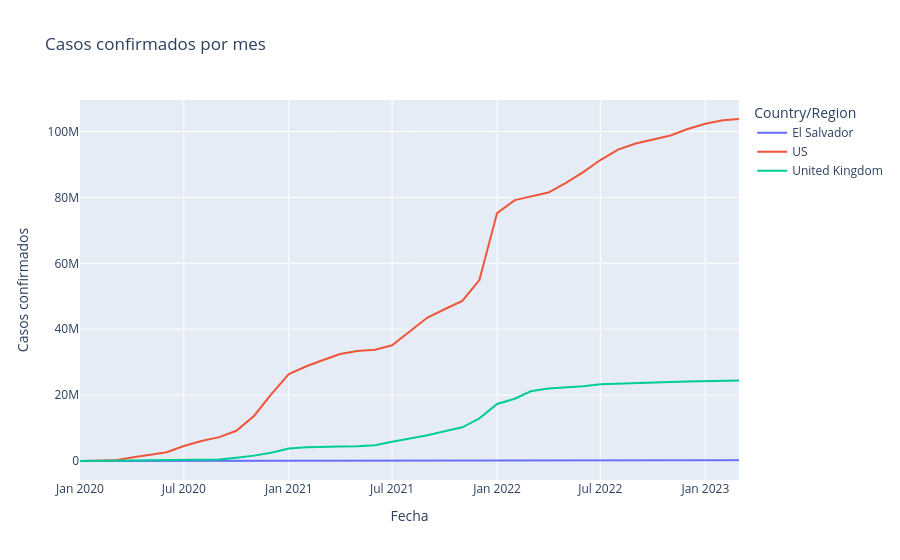

Notebook code cell kept with this figure:
### Markdown cell above
Ok, eh, hay un problema con los datos. La idea es que la gráfica muestre la cantidad de casos confirmados por país, y para eso se usó la función `groupby` por país y por mes; para así hacer la línea de tiempo. Lo que se hizo con los datos fue sumarlos. Ahora... la situación es que... Estados Unidos tiene 3.15 mil millones de casos confirmados para Enero del 2023. Más casos que población.
Esto significa que los datos obtenidos no son de los casos confirmados nuevos por día... Sino que es una acumulación de los casos confirmados por cada día. Ya se hace una suma de los casos de días anteriores para un nuevo día; o esa es una posibilidad. Entonces, puede que lo mejor sea obtener el máximo por cada mes.

### Code cell
real_result = df.groupby(['Country/Region', 'YearMonth'])['Confirmed'].max().reset_index()

new_subset = real_result[real_result['Country/Region'].isin(countries)]
new_subset['YearMonth'] = new_subset['YearMonth'].dt.strftime('%Y-%m')

fig = plt.line(
    new_subset,
    x = 'YearMonth',
    y = 'Confirmed',
    color = 'Country/Region',
    title = 'Casos confirmados por mes'
)

fig.update_layout(
    xaxis_title = 'Fecha',
    yaxis_title = 'Casos confirmados',
    hovermode = 'x unified'
)

fig.show()

### Figure 1 — Plotly figure (JSON) as saved in the notebook; plotly's stock layout.template omitted (floating-point values rounded to 4 significant figures)
{"data": [{"hovertemplate": "Country/Region=El Salvador<br>YearMonth=%{x}<br>Confirmed=%{y}<extra></extra>", "legendgroup": "El Salvador", "line": {"color": "#636efa", "dash": "solid"}, "marker": {"symbol": "circle"}, "mode": "lines", "name": "El Salvador", "orientation": "v", "showlegend": true, "type": "scatter", "x": ["2020-01", "2020-02", "2020-03", "2020-04", "2020-05", "2020-06", "2020-07", "2020-08", "2020-09", "2020-10", "2020-11", "2020-12", "2021-01", "2021-02", "2021-03", "2021-04", "2021-05", "2021-06", "2021-07", "2021-08", "2021-09", "2021-10", "2021-11", "2021-12", "2022-01", "2022-02", "2022-03", "2022-04", "2022-05", "2022-06", "2022-07", "2022-08", "2022-09", "2022-10", "2022-11", "2022-12", "2023-01", "2023-02", "2023-03"], "xaxis": "x", "y": [0, 0, 32, 395, 2517, 6438, 16632, 25729, 29077, 33826, 38941, 46242, 54966, 60181, 64726, 69198, 73702, 78766, 86620, 94060, 104348, 113422, 119803, 121945, 135109, 156364, 161052, 162089, 162755, 169646, 190818, 201785, 201785, 201785, 201785, 201785, 201785, 201785, 201785], "yaxis": "y"}, {"hovertemplate": "Country/Region=US<br>YearMonth=%{x}<br>Confirmed=%{y}<extra></extra>", "legendgroup": "US", "line": {"color": "#EF553B", "dash": "solid"}, "marker": {"symbol": "circle"}, "mode": "lines", "name": "US", "orientation": "v", "showlegend": true, "type": "scatter", "x": ["2020-01", "2020-02", "2020-03", "2020-04", "2020-05", "2020-06", "2020-07", "2020-08", "2020-09", "2020-10", "2020-11", "2020-12", "2021-01", "2021-02", "2021-03", "2021-04", "2021-05", "2021-06", "2021-07", "2021-08", "2021-09", "2021-10", "2021-11", "2021-12", "2022-01", "2022-02", "2022-03", "2022-04", "2022-05", "2022-06", "2022-07", "2022-08", "2022-09", "2022-10", "2022-11", "2022-12", "2023-01", "2023-02", "2023-03"], "xaxis": "x", "y": [8, 25, 192079, 1081150, 1791547, 2648797, 4548497, 6046489, 7246200, 9176352, 13667915, 20219878, 26357107, 28764298, 30579485, 32468055, 33386447, 33782325, 35107404, 39395088, 43539596, 46053361, 48606339, 54907717, 75244152, 79181996, 80221585, 81466441, 84327544, 87675415, 91345425, 94528255, 96361580, 97491766, 98813321, 100765333, 102362870, 103443455, 103802702], "yaxis": "y"}, {"hovertemplate": "Country/Region=United Kingdom<br>YearMonth=%{x}<br>Confirmed=%{y}<extra></extra>", "legendgroup": "United Kingdom", "line": {"color": "#00cc96", "dash": "solid"}, "marker": {"symbol": "circle"}, "mode": "lines", "name": "United Kingdom", "orientation": "v", "showlegend": true, "type": "scatter", "x": ["2020-01", "2020-02", "2020-03", "2020-04", "2020-05", "2020-06", "2020-07", "2020-08", "2020-09", "2020-10", "2020-11", "2020-12", "2021-01", "2021-02", "2021-03", "2021-04", "2021-05", "2021-06", "2021-07", "2021-08", "2021-09", "2021-10", "2021-11", "2021-12", "2022-01", "2022-02", "2022-03", "2022-04", "2022-05", "2022-06", "2022-07", "2022-08", "2022-09", "2022-10", "2022-11", "2022-12", "2023-01", "2023-02", "2023-03"], "xaxis": "x", "y": [2, 61, 38484, 177543, 256145, 283710, 303181, 335873, 453264, 1011660, 1629657, 2488780, 3817176, 4176554, 4345788, 4416623, 4487339, 4800907, 5856528, 6789581, 7807036, 9057629, 10228772, 12937886, 17315893, 18886701, 21147425, 22038340, 22300587, 22720345, 23304479, 23521792, 23672852, 23898485, 23998168, 24135080, 24274357, 24370150, 24425309], "yaxis": "y"}], "layout": {"hovermode": "x unified", "legend": {"title": {"text": "Country/Region"}, "tracegroupgap": 0}, "title": {"text": "Casos confirmados por mes"}, "xaxis": {"anchor": "y", "domain": [0, 1], "title": {"text": "Fecha"}}, "yaxis": {"anchor": "x", "domain": [0, 1], "title": {"text": "Casos confirmados"}}}}
